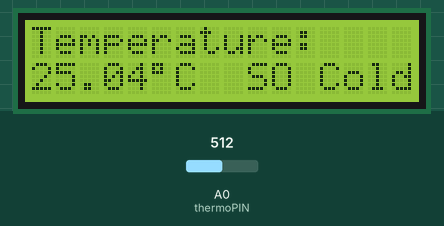
Recording of a sketch running on a simulated Arduino Uno, built with avr-gcc and run on an emulated ATmega328P. Shown: 16×2 character LCD. The test bench sets the inputs (shaded band); at power-on: A0 (thermoPIN) = 512.

Above: at 2.2 s.
2.3 s: A0 (thermoPIN) set to 535
At 3.5 s:
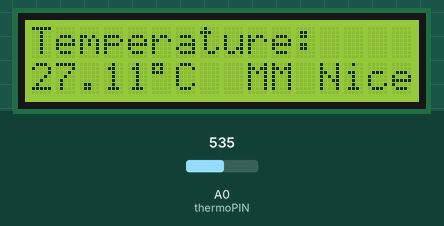
3.8 s: A0 (thermoPIN) set to 549
At 4.6 s:
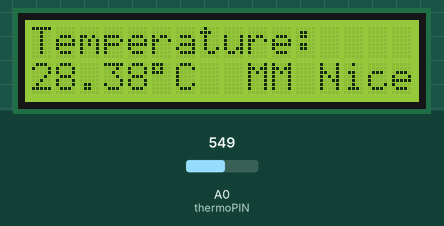
5.3 s: A0 (thermoPIN) set to 571
At 5.9 s:
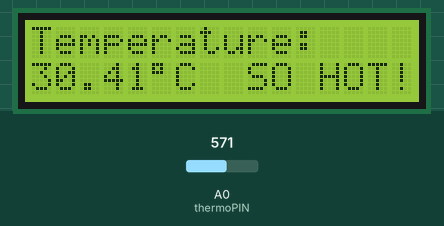
6.8 s: A0 (thermoPIN) set to 595
At 8.0 s:
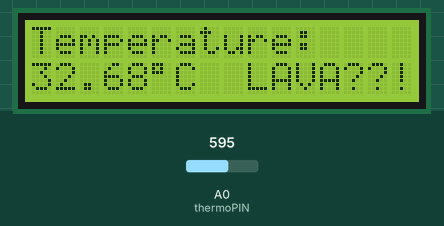
8.3 s: A0 (thermoPIN) set to 306
At 9.3 s:
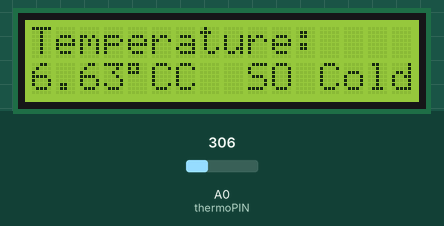
9.8 s: A0 (thermoPIN) set to 716
At 10.4 s:
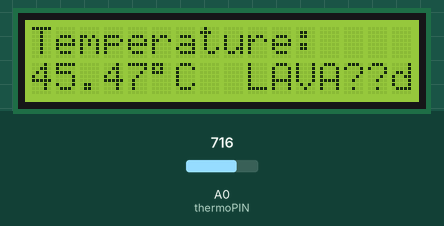
Timing chart, 0 to 12.3 s (numbered marks = the images above; inputs shaded):
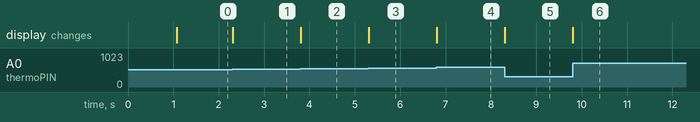

Measured:
- the behaviour switches between 522 and 523 on A0 (thermoPIN) (found by bisection; images 0 and 1)
- the behaviour switches between 555 and 556 on A0 (thermoPIN) (found by bisection; images 2 and 3)
- the behaviour switches between 587 and 588 on A0 (thermoPIN) (found by bisection; images 3 and 4)
- after the input at 2.3 s, the display: changes at once (image 1)
- after the input at 3.8 s, the display: changes at once (image 2)
- after the input at 5.3 s, the display: changes at once (image 3)
- after the input at 6.8 s, the display: changes at once (image 4)
- after the input at 8.3 s, the display: changes at once (image 5)
- after the input at 9.8 s, the display: changes at once (image 6)

The sketch:

Ex11.ino
```cpp
#include <LiquidCrystal.h>

const int rs = 12, en = 11, d4 = 5, d5 = 4, d6 = 3, d7 = 2;
LiquidCrystal lcd(rs, en, d4, d5, d6, d7);

int thermoPIN = A0;
float temp;
float sensorVal;
float sensorHoldVal;
float voltage;
float resistance;
float steinHart;

void setup() {

  lcd.begin(16, 2);
  lcd.print("Hot or Cold?");
  delay(1000);
}

void loop() {
  sensorHoldVal = 0;
  for (int i = 0; i<10;i++) {
    sensorHoldVal+=analogRead(thermoPIN);
  }
  sensorVal = sensorHoldVal / 10;
  voltage = ((sensorVal*5.0)/1023.0);
  resistance = ((5*(10/voltage))-10);
  steinHart = log(resistance*1000);
  temp = ( 1 / ( 0.001129148 + ( 0.000234125 * steinHart ) + ( 0.0000000876741 * steinHart * steinHart * steinHart ) ) )-273.15;


  lcd.setCursor(0, 0);
  lcd.print("Temperature: ");
  lcd.setCursor(0,1);
  lcd.print(temp);
  lcd.print(char(223));
  lcd.print("C");

  lcd.setCursor(9,1);
  if (temp < 26) {
    lcd.print("SO Cold");
  }
  else if(temp >= 26 && temp < 29) {
    lcd.print("MM Nice");
  }
  else if (temp >= 29 && temp <=32) {
    lcd.print("SO HOT!");

  }
  else {
    lcd.print("LAVA??");
  }

}
```
